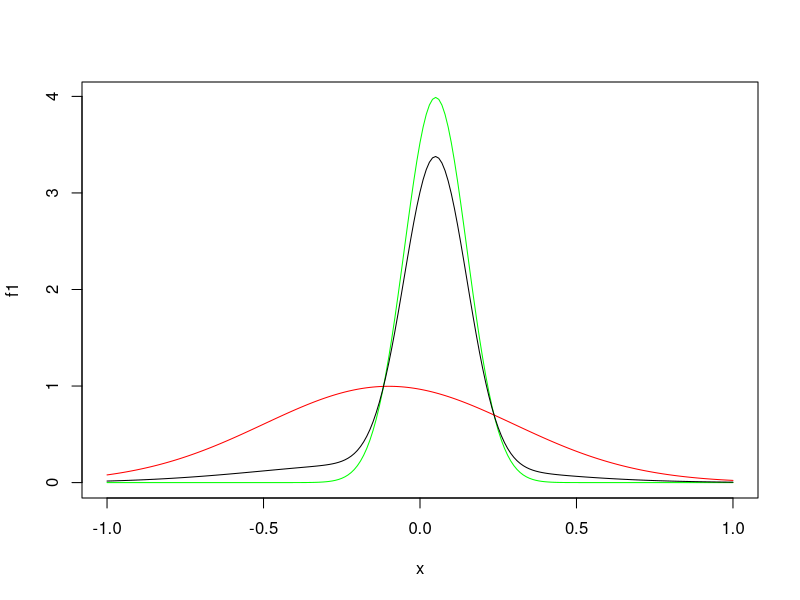

This figure's R source:
## ---- chunk 1
mu1 = 0.05; sigma1 = 0.1
mu2 = -0.10; sigma2 = 0.4
pi = 0.8
x = seq(-1, 1, by=0.01)
f1 = dnorm(x, mu1, sigma1)
f2 = dnorm(x, mu2, sigma2)
fmelange = pi * f1 + (1-pi) * f2
## ---- chunk 2
plot(x, f1, col='green', 'l')
lines(x, f2, col='red')
lines(x, fmelange, col='black')
